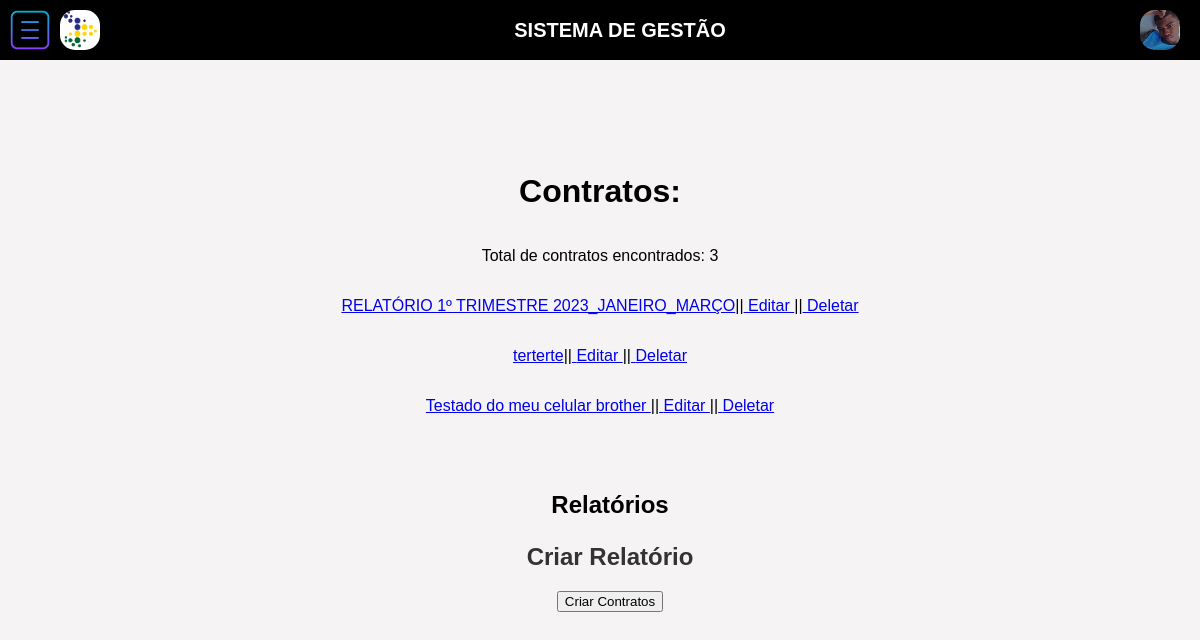
The page /relatorios/relatorios.php (signed in) on the database its author committed.
### tables this page shows
CREATE TABLE `contratos` (
  `id_contrato` varchar(255) NOT NULL,
  `nome_contrato` varchar(255) NOT NULL,
  `numero_contrato` varchar(255) NOT NULL,
  `meses` varchar(255) NOT NULL,
  `bimestre` varchar(255) NOT NULL,
  `contratante` varchar(255) NOT NULL,
  `contratado` varchar(255) NOT NULL,
  `periodo_abrangencia` varchar(255) NOT NULL,
  `objetivo_contrato` varchar(255) NOT NULL,
  `objetivo_contratado` varchar(255) NOT NULL,
  `os_contratados` varchar(250) NOT NULL,
  `contrato_gestao` varchar(250) NOT NULL,
  `plano_trabalho` varchar(250) NOT NULL,
  `cpf_criador` varchar(255) NOT NULL,
  `dt_criada` datetime NOT NULL,
  `dt_atualizada` datetime NOT NULL
);

### relatorios/relatorios.php (the view, shortened to what this page needs)
<?php
$login = $_SESSION['cpf'];
$perfil_ent = $_SESSION['perfil'];
$pagina = "relatorios.php";
if ($perfil_ent == "Gestor") {
    $pagina = "criar_relatorio.php";
    $string_input = "Criar relatório";
} elseif ($perfil_ent == "Mega Gestor") {
    $pagina = "criar_contratos.php";
}
$img_perfil = "..\imagens/perfil.png";
try {
    $conexao = new Conexao();
    $conn = $conexao->connect();
    $sql = "SELECT * FROM login WHERE cpf = :cpf";
    $stmt = $conn->prepare($sql);
    $stmt->bindParam(':cpf', $login);
    $stmt->execute();
    $usuario = $stmt->fetch(PDO::FETCH_ASSOC);
    if ($usuario['tem_img'] == 1) {
        $img_perfil = $usuario['img_perfil'];
    }
} catch (Exception $e) {
    echo "DEBUG: Erro de conexão: " . $e->getMessage();
    exit();
} finally {
    $conn = null;
}
?> -->
<?php
if (isset($_SESSION['cpf'])) {
    $cpf_criador = $_SESSION["cpf"];
    $con = new Conexao();
    $mysqli = $con->connect();
    $chave_verificar_tb_contratos = "SELECT * FROM contratos WHERE cpf_criador= :cpf_criador";
    $stmt = $mysqli->prepare($chave_verificar_tb_contratos);
    $stmt->bindParam(":cpf_criador", $cpf_criador);
    $stmt->execute();
    $count_contratos = $stmt->rowCount();
    $dados_contratos = $stmt->fetchAll(PDO::FETCH_ASSOC);
    if ($count_contratos > 0) {
        echo "<h1>Contratos:</h1>";
        echo "<p>Total de contratos encontrados: $count_contratos</p>";
        foreach ($dados_contratos as $rgt) {
            $id_contrato = $rgt['id_contrato'];
            echo '<p>';
            echo "<a href='mostrar_relatorio.php?id=$id_contrato'> $rgt[nome_contrato]</a>||";
            echo "<a href='editar_relatorio.php?id=$id_contrato'> Editar </a>||";
            echo "<a href='relatorios.php?id=$id_contrato'> Deletar </a> ";
            echo '</p>';
        }
    } else {
        echo ("<h2>Nenhum relatório criado</h2>");
    }
}
?>
<!DOCTYPE html>
<html lang="en">
<head>
    <link rel="stylesheet" href="pasta_de_estilos/stylerelatorios.css">
    <link rel="stylesheet" href="..\menu/pasta_de_estilos/stylemenu.css">
    <link rel="stylesheet" href="https://cdn.jsdelivr.net/npm/sweetalert2@11.10.8/dist/sweetalert2.min.css">
</head>
<body class="body">
    <div class="content">
        <h2>Relatórios</h2>
        <h3>Criar Relatório</h3>
        <form action=<?php echo $pagina ?> method="post">
            <?php
            if ($perfil_ent == "Gestor") {
                ?>
                <input type="submit" value="Criar relatório" name="criar_relatorio_form">
                <?php
            } elseif ($perfil_ent == "Mega Gestor") {
                ?>
                <input type="submit" value="Criar Contratos" name="criar_relatorio_form">
                <?php
            }
            ?>
        </form>
    </div>
    <nav class="nav">
        <img src="..\imagens/barra-de-menu3.png" id="toggle-sidebar" class="imagem-menu" alt="teste">
        <img src="..\imagens/logo.png" id="logo.png" class="logo-menu" alt="teste">
        <h2 class="hs"> SISTEMA DE GESTÃO <h2>
                <img src="<?php echo $img_perfil ?>" id="perfil" class="perfil-menu" alt="teste">
    </nav>
</body>
</html>

### relatorios/pasta_de_estilos/stylerelatorios.css (style rules this page uses)
.body { margin: 0; font-family: "Arial", sans-serif; background-color: #f0f0f0; display: flex; flex-direction: column; align-items: center; justify-content: center; height: 100vh; }
.nav { display: flex; align-items: center; background-color: #000000; overflow: hidden; text-align: left; width: 100%; height: 60px; position: absolute; top: 0; }
.content { text-align: center; margin-top: 20px; }
.hs { color: #ffffff; font-size: 20px; margin-left: auto; margin-right: auto; }

### menu/pasta_de_estilos/stylemenu.css (style rules this page uses)
.body { margin: 0; font-family: "Arial", sans-serif; background-color: #f5f3f3; display: flex; flex-direction: column; align-items: center; justify-content: center; height: 100vh; }
.nav { display: flex; align-items: center; background-color: #000000; overflow: hidden; text-align: left; width: 100%; height: 60px; position: absolute; top: 0; }
.content { text-align: center; margin-top: 20px; }
.logo-menu { cursor: pointer; width: 40px; height: 40px; margin-left: 10px; border-radius: 15px; }
.perfil-menu { cursor: pointer; width: 40px; height: 40px; margin-right: 20px; border-radius: 15px; }
.h2, h3 { margin-bottom: 20px; font-size: 24px; color: #333; }
.imagem-menu { cursor: pointer; width: 40px; height: 40px; margin-left: 10px; }
.content { padding: 20px; margin-left: 20px; }

### rows shown on the page
contratos: nome_contrato "RELATÓRIO 1º TRIMESTRE 2023_JANEIRO_MARÇO"
contratos: nome_contrato "terterte"
contratos: nome_contrato "Testado do meu celular brother"

### other values the page prints
$count_contratos "3"
